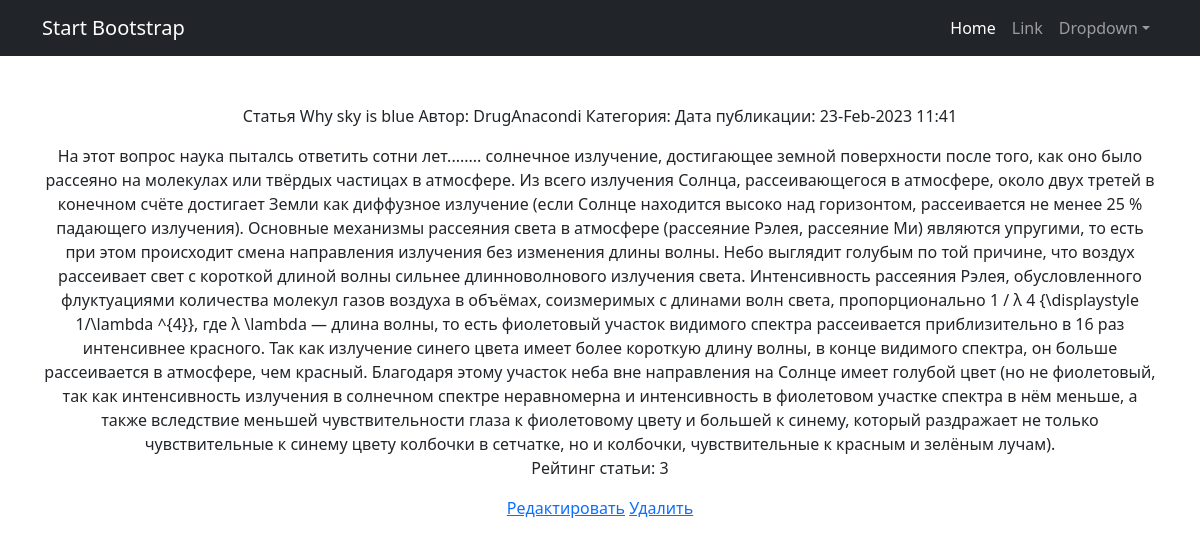
The page /news/2 on the database its author committed.
### news/models.py (models this page shows, shortened)
class Post(models.Model):
    article = 'AR'
    news = 'NE'
    TYPE_OF_CONTENT = [
        (article, 'Статья'),
        (news, 'Новость')
    ]
    title = models.CharField(max_length=100) #заголовок статьи/новости;
    text = models.TextField() #текст статьи/новости;
    type_of_content = models.CharField(max_length=2, choices=TYPE_OF_CONTENT, default=news) #поле с выбором — «статья» или «новость»;
    rating = models.IntegerField(default = 0) #рейтинг статьи/новости.
    datetime = models.DateTimeField(auto_now_add=True) #автоматически добавляемая дата и время создания;
    category = models.ManyToManyField(Category, through="PostCategory")
    author = models.ForeignKey(Author, on_delete=models.CASCADE)

class Author(models.Model):
    rating = models.IntegerField(default = 0)
    user = models.OneToOneField(User, on_delete=models.CASCADE)

### news/views.py (the view)
# urls.py: path('<int:pk>', NewsDetail.as_view()),
class NewsDetail(DetailView):
    model = Post
    template_name = 'news/newsDetail.html'
    context_object_name = 'news'

### news/templatetags/censor.py (called while the page is built)
@register.filter(name='Censor')
def Censor(value):
    all_words = value.split(' ')
    result = ''
    for word in all_words:
        if word == 'блять':
            word = '*****'
            result += ' ' + word
        elif word == 'блять,':
            word = '*****,'
            result += ' ' + word
        elif word == 'блять!':
            word = '*****,'
            result += ' ' + word
        elif word == 'блять.':
            word = '*****,'
            result += ' ' + word
        elif word == 'блять?':
            word = '*****,'
            result += ' ' + word
        else:
            result += ' ' + word
    return result

### templates/news/newsDetail.html (shortened to what this page needs)
{% extends 'flatpages/default.html' %}
{% load censor %}
{% block content%}
        <p>{{news.get_type_of_content_display}} {{news.title}} Автор: {{news.author.user.username}} Категория: {{news.category.category_name}} Дата публикации: {{news.datetime|date:'d-M-Y H:i'}}</p>
        <div>{{news.text|Censor}}</div>
        <p>Рейтинг статьи: {{news.rating}}</p>
        <a href = {{news.pk}}/edit>Редактировать</a>
        <a href = {{news.pk}}/delete>Удалить</a>
{% endblock content%}

### rows shown on the page
Post: type_of_content "Статья", title "Why sky is blue", author.user.username "DrugAnacondi", datetime "23-Feb-2023 11:41", text|Censor "На этот вопрос наука пыталсь ответить сотни лет........ солнечное излучение, достигающее земной поверхности после того, как оно было рассеяно на молекулах или твёрдых частицах в атмосфере. Из всего излучения Солнца, рассеивающегося в атмосфере, около двух третей в конечном счёте достигает Земли как диффузное излучение (если Солнце находится высоко над горизонтом, рассеивается не менее 25 % падающего излучения). Основные механизмы рассеяния света в атмосфере (рассеяние Рэлея, рассеяние Ми) являются упругими, то есть при этом происходит смена направления излучения без изменения длины волны. Небо выглядит голубым по той причине, что воздух рассеивает свет с короткой длиной волны сильнее…", rating "3"
